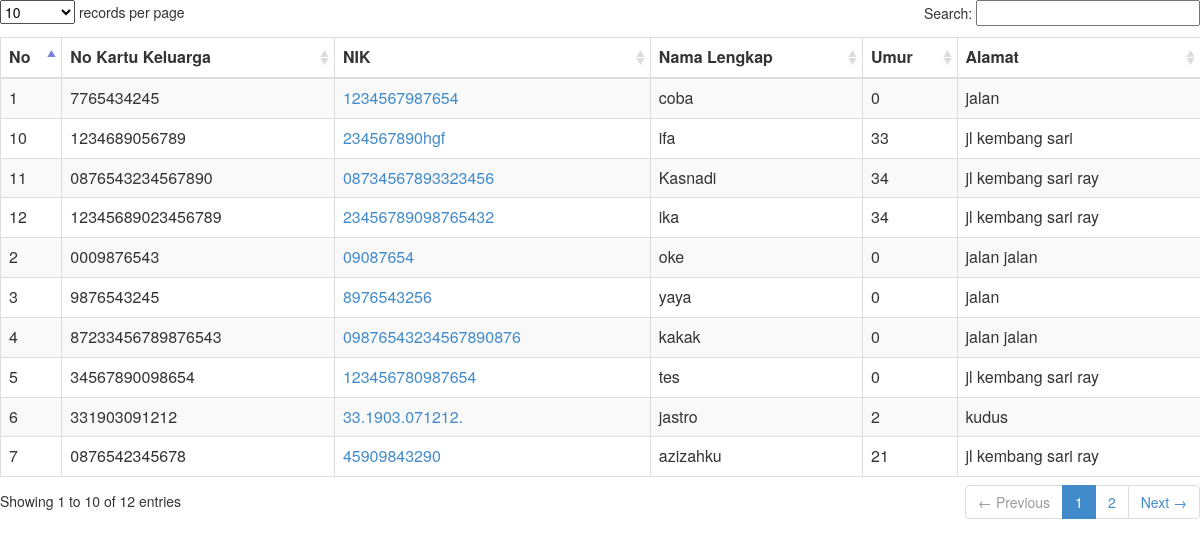
Screenshot of /menu/list_KK.php with the database file from the repository.
### tables this page shows
CREATE TABLE `tblpenduduk` (
  `id` int(12) NOT NULL AUTO_INCREMENT,
  `NoKK` varchar(18) NOT NULL,
  `PosisiKKID` tinyint(4) NOT NULL DEFAULT '0',
  `UrutPosisiKK` tinyint(4) NOT NULL DEFAULT '0',
  `KartuID` tinyint(1) DEFAULT '0',
  `NoIdentitas` varchar(20) NOT NULL,
  `NamaLengkap` varchar(255) DEFAULT NULL,
  `NamaAyah` varchar(50) NOT NULL,
  `NamaIbu` varchar(50) NOT NULL,
  `JenisKelamin` tinyint(1) DEFAULT '0',
  `TempatLahir` varchar(4) DEFAULT NULL,
  `TanggalLahir` date DEFAULT NULL,
  `Agama` tinyint(4) DEFAULT '0',
  `StatusPerkawinan` tinyint(4) DEFAULT '0',
  `Pekerjaan` tinyint(4) DEFAULT '0',
  `StatusKependudukan` tinyint(1) DEFAULT '0',
  `PendudukAsli` tinyint(1) DEFAULT '0',
  `Jalan` varchar(255) DEFAULT NULL,
  `RT` varchar(3) DEFAULT NULL,
  `RW` varchar(3) DEFAULT NULL,
  `NegaraID` varchar(3) DEFAULT NULL,
  `ProvinsiID` varchar(2) DEFAULT NULL,
  `KabupatenID` varchar(4) DEFAULT NULL,
  `KecamatanID` varchar(6) DEFAULT NULL,
  `KelurahanID` varchar(10) DEFAULT NULL,
  `DusunID` varchar(12) DEFAULT NULL,
  `KodePos` varchar(5) DEFAULT NULL,
  `NoTelp` varchar(20) DEFAULT NULL,
  `NoHP` varchar(20) DEFAULT NULL,
  `Email` varchar(50) DEFAULT NULL,
  `WebSite` varchar(50) DEFAULT NULL,
  `JalanLama` varchar(255) DEFAULT NULL,
  `RTLama` varchar(3) DEFAULT NULL,
  `RWLama` varchar(3) DEFAULT NULL,
  `KelurahanIDLama` varchar(10) DEFAULT NULL,
  `KecamatanIDLama` varchar(6) DEFAULT NULL,
  `KabupatenIDLama` varchar(4) DEFAULT NULL,
  `ProvinsiIDLama` varchar(2) DEFAULT NULL,
  `NegaraIDLama` varchar(255) DEFAULT NULL,
  `KodePosLama` varchar(5) DEFAULT NULL,
  `Photo` varchar(255) DEFAULT NULL,
  `TanggalEntry` datetime DEFAULT NULL,
  `StatusTinggal` tinyint(4) DEFAULT '0',
  `PendidikanID` tinyint(4) DEFAULT '0',
  `BacaID` varchar(3) DEFAULT NULL,
  `MutasiID` int(11) NOT NULL,
  `MaksudKedatangan` varchar(50) NOT NULL,
  `NoIdentitasDituju` varchar(20) NOT NULL,
  `TanggalDatang` date NOT NULL,
  `TanggalPergi` date NOT NULL,
  `Keterangan` text NOT NULL,
  `kk_pindah` tinyint(4) DEFAULT NULL,
  `kk_tidak_pindah` tinyint(4) DEFAULT NULL,
  `status` varchar(30) DEFAULT NULL,
  `AlasanPindahID` int(4) DEFAULT NULL,
  `KlasifikasiPindahID` int(4) DEFAULT NULL,
  `JenisKepindahanID` int(4) DEFAULT NULL,
  `Keturunan` int(1) DEFAULT NULL,
  `xNoKKLama` varchar(50) DEFAULT NULL,
  PRIMARY KEY (`id`,`NoIdentitas`),
  UNIQUE KEY `NoIdentitas` (`NoIdentitas`),
  KEY `DusunID` (`DusunID`),
  KEY `NoKK` (`NoKK`),
  KEY `PosisiKKID` (`PosisiKKID`),
  KEY `UrutPosisiKK` (`UrutPosisiKK`)
);

### menu/list_KK.php (the view, shortened to what this page needs)
        <link href="../css/bootstrap.min.css" rel="stylesheet" type="text/css" />
        <link href="../css/datatables/dataTables.bootstrap.css" rel="stylesheet" type="text/css" />
<body>
<form name="formKK" action="" method="post">
<div class="box-body table-responsive">
                                    <table id="example1" class="table table-bordered table-striped">
                                        <thead>
                                            <tr>
											  <th>No</th>
											  <th>No Kartu Keluarga</th>
											  <th>NIK</th>
											  <th>Nama Lengkap</th>
											  <th>Umur</th>
											  <th>Alamat</th>
											  </tr>
											</thead>
											<tbody>
  <?php
    function hitUmur($tgllahir) {
        $tgl = explode("-", $tgllahir);
        $umur = date("Y") - $tgl[0];
        if(($tgl[1] > date("m")) || ($tgl[1] == date("m") && date("d") < $tgl[2]))
        {
            $umur -= 1;
        }
        return $umur;
		}
  $sql = "select * from tblpenduduk where PosisiKKID='0' ORDER BY TanggalLahir DESC";
$q = mysql_query($sql); $no=0; while($qq=mysql_fetch_array($q)) { $no++;
$nama 		 =$qq['NamaLengkap'];
$nokk 		 =$qq['NoKK'];
$nik		 =$qq['NoIdentitas'];
$tgl		 =$qq['TanggalLahir'];
$umur 		 =hitUmur($tgl);
?>
	<tr><td><?php echo"$no";?></td>
			<td><?php echo"$nokk";?></td>
			<td><a href="#" onClick="javascript:pilih('<?php echo"$nama";?>',
														'<?php echo"$nokk";?>')"><?php echo"$nik";?></a></td>
			<td><?php echo"$nama";?></td>
			<td><?php echo"$umur";?></td>
			<td><?php echo"$qq[Jalan]";?></td>
	</tr>
<?php
	}
 echo"</tbody>
	</table>
	</div>
</form>";
?>
</body>

### rows the page displays
tblpenduduk: NoKK "7765434245", NoIdentitas "1234567987654", NamaLengkap "coba", TanggalLahir "0", Jalan "jalan"
tblpenduduk: NoKK "0009876543", NoIdentitas "09087654", NamaLengkap "oke", TanggalLahir "0", Jalan "jalan jalan"
tblpenduduk: NoKK "9876543245", NoIdentitas "8976543256", NamaLengkap "yaya", TanggalLahir "0", Jalan "jalan"
tblpenduduk: NoKK "87233456789876543", NoIdentitas "09876543234567890876", NamaLengkap "kakak", TanggalLahir "0", Jalan "jalan jalan"
tblpenduduk: NoKK "34567890098654", NoIdentitas "123456780987654", NamaLengkap "tes", TanggalLahir "0", Jalan "jl kembang sari ray"
tblpenduduk: NoKK "331903091212", NoIdentitas "33.1903.071212.", NamaLengkap "jastro", TanggalLahir "2", Jalan "kudus"
tblpenduduk: NoKK "0876542345678", NoIdentitas "45909843290", NamaLengkap "azizahku", TanggalLahir "21", Jalan "jl kembang sari ray"
tblpenduduk: NoKK "1234689056789", NoIdentitas "234567890hgf", NamaLengkap "ifa", TanggalLahir "33", Jalan "jl kembang sari"
tblpenduduk: NoKK "0876543234567890", NoIdentitas "08734567893323456", NamaLengkap "Kasnadi", TanggalLahir "34", Jalan "jl kembang sari ray"
tblpenduduk: NoKK "12345689023456789", NoIdentitas "23456789098765432", NamaLengkap "ika", TanggalLahir "34", Jalan "jl kembang sari ray"
